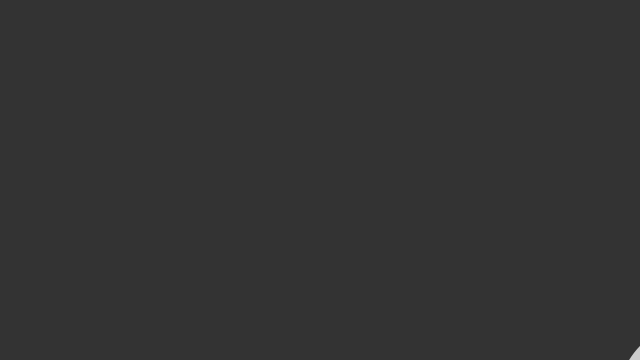
Frame 1 (no input)
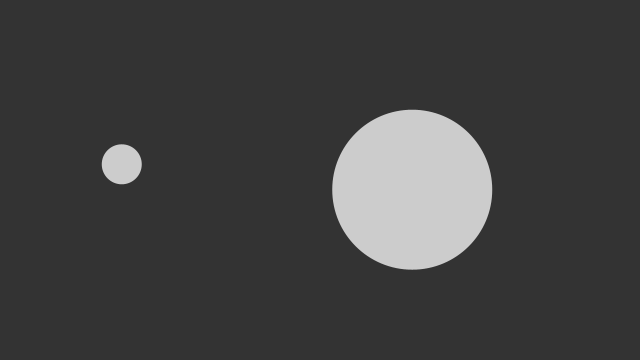
Frame 60 (the mouse pressed at the canvas centre just before this capture)
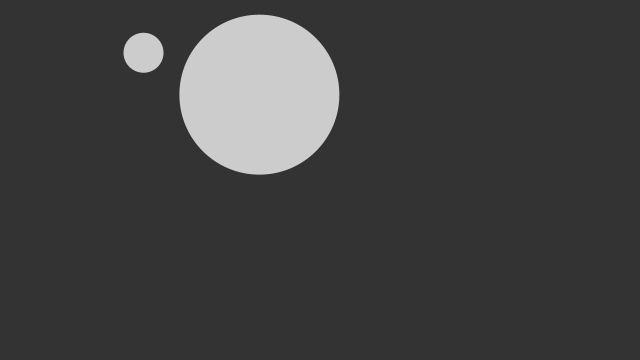
Frame 120 (the mouse held since frame 60 and released just before this capture)

The Processing sketch that drew these frames (run headless with seeded random() and noise(); from frame 60 on, the mouse is pressed at the canvas centre):

// Processing sketch: CircleCollision
// ── CircleCollision.pde
/**
 * Circle Collision with Swapping Velocities
 * by Ira Greenberg. 
 * 
 * Based on Keith Peter's Solution in
 * Foundation Actionscript Animation: Making Things Move!
 */
 
Ball[] balls =  { 
  new Ball(100, 400, 20), 
  new Ball(700, 400, 80) 
};

void setup() {
  size(640, 360);
}

void draw() {
  background(51);

  for (Ball b : balls) {
    b.update();
    b.display();
    b.checkBoundaryCollision();
  }
  
  balls[0].checkCollision(balls[1]);
}





// ── Ball.pde
class Ball {
  PVector position;
  PVector velocity;

  float radius, m;

  Ball(float x, float y, float r_) {
    position = new PVector(x, y);
    velocity = PVector.random2D();
    velocity.mult(3);
    radius = r_;
    m = radius*.1;
  }

  void update() {
    position.add(velocity);
  }

  void checkBoundaryCollision() {
    if (position.x > width-radius) {
      position.x = width-radius;
      velocity.x *= -1;
    } else if (position.x < radius) {
      position.x = radius;
      velocity.x *= -1;
    } else if (position.y > height-radius) {
      position.y = height-radius;
      velocity.y *= -1;
    } else if (position.y < radius) {
      position.y = radius;
      velocity.y *= -1;
    }
  }

  void checkCollision(Ball other) {

    // Get distances between the balls components
    PVector distanceVect = PVector.sub(other.position, position);

    // Calculate magnitude of the vector separating the balls
    float distanceVectMag = distanceVect.mag();

    // Minimum distance before they are touching
    float minDistance = radius + other.radius;

    if (distanceVectMag < minDistance) {
      float distanceCorrection = (minDistance-distanceVectMag)/2.0;
      PVector d = distanceVect.copy();
      PVector correctionVector = d.normalize().mult(distanceCorrection);
      other.position.add(correctionVector);
      position.sub(correctionVector);

      // get angle of distanceVect
      float theta  = distanceVect.heading();
      // precalculate trig values
      float sine = sin(theta);
      float cosine = cos(theta);

      /* bTemp will hold rotated ball positions. You 
       just need to worry about bTemp[1] position*/
      PVector[] bTemp = {
        new PVector(), new PVector()
      };

      /* this ball's position is relative to the other
       so you can use the vector between them (bVect) as the 
       reference point in the rotation expressions.
       bTemp[0].position.x and bTemp[0].position.y will initialize
       automatically to 0.0, which is what you want
       since b[1] will rotate around b[0] */
      bTemp[1].x  = cosine * distanceVect.x + sine * distanceVect.y;
      bTemp[1].y  = cosine * distanceVect.y - sine * distanceVect.x;

      // rotate Temporary velocities
      PVector[] vTemp = {
        new PVector(), new PVector()
      };

      vTemp[0].x  = cosine * velocity.x + sine * velocity.y;
      vTemp[0].y  = cosine * velocity.y - sine * velocity.x;
      vTemp[1].x  = cosine * other.velocity.x + sine * other.velocity.y;
      vTemp[1].y  = cosine * other.velocity.y - sine * other.velocity.x;

      /* Now that velocities are rotated, you can use 1D
       conservation of momentum equations to calculate 
       the final velocity along the x-axis. */
      PVector[] vFinal = {  
        new PVector(), new PVector()
      };

      // final rotated velocity for b[0]
      vFinal[0].x = ((m - other.m) * vTemp[0].x + 2 * other.m * vTemp[1].x) / (m + other.m);
      vFinal[0].y = vTemp[0].y;

      // final rotated velocity for b[0]
      vFinal[1].x = ((other.m - m) * vTemp[1].x + 2 * m * vTemp[0].x) / (m + other.m);
      vFinal[1].y = vTemp[1].y;

      // hack to avoid clumping
      bTemp[0].x += vFinal[0].x;
      bTemp[1].x += vFinal[1].x;

      /* Rotate ball positions and velocities back
       Reverse signs in trig expressions to rotate 
       in the opposite direction */
      // rotate balls
      PVector[] bFinal = { 
        new PVector(), new PVector()
      };

      bFinal[0].x = cosine * bTemp[0].x - sine * bTemp[0].y;
      bFinal[0].y = cosine * bTemp[0].y + sine * bTemp[0].x;
      bFinal[1].x = cosine * bTemp[1].x - sine * bTemp[1].y;
      bFinal[1].y = cosine * bTemp[1].y + sine * bTemp[1].x;

      // update balls to screen position
      other.position.x = position.x + bFinal[1].x;
      other.position.y = position.y + bFinal[1].y;

      position.add(bFinal[0]);

      // update velocities
      velocity.x = cosine * vFinal[0].x - sine * vFinal[0].y;
      velocity.y = cosine * vFinal[0].y + sine * vFinal[0].x;
      other.velocity.x = cosine * vFinal[1].x - sine * vFinal[1].y;
      other.velocity.y = cosine * vFinal[1].y + sine * vFinal[1].x;
    }
  }

  void display() {
    noStroke();
    fill(204);
    ellipse(position.x, position.y, radius*2, radius*2);
  }
}
